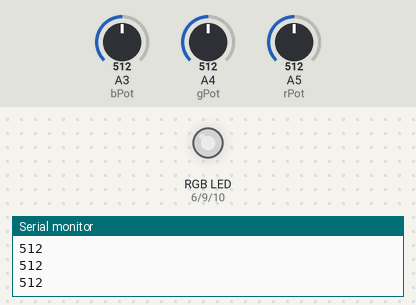
Bench run of a sketch on a simulated Arduino Uno, built with avr-gcc and run on an emulated ATmega328P. Shown: an RGB LED mixed from three pins (HIGH = lit), the last lines printed to the serial monitor. The inputs (shaded band) are chosen by the test bench; at power-on: A3 (bPot) = 512, A4 (gPot) = 512, A5 (rPot) = 512. Dim RGB values are drawn brighter than linear.

Above: at 1.2 s.
1.3 s: A3 (bPot) set to 716
At 2.5 s:
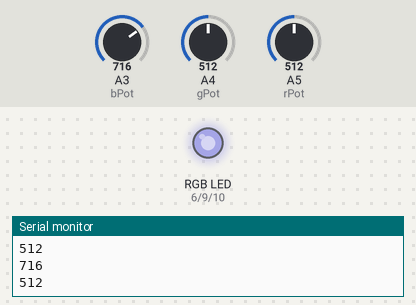
2.8 s: A4 (gPot) set to 900
At 3.7 s:
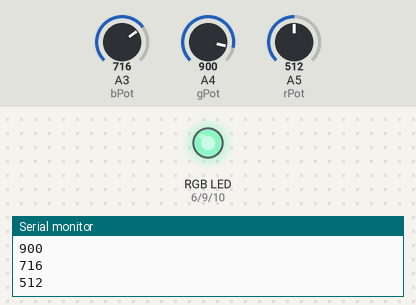
4.3 s: A5 (rPot) set to 122
At 4.8 s:
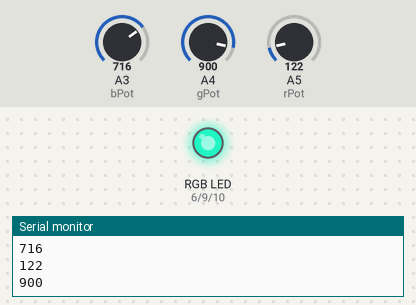
5.8 s: A5 (rPot) set to 0
At 6.4 s:
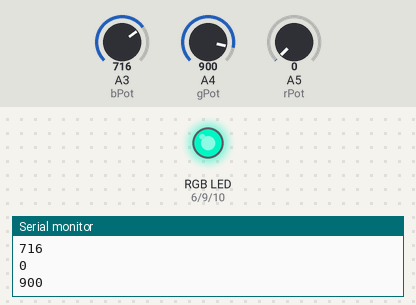
7.3 s: A3 (bPot) set to 511
At 8.3 s:
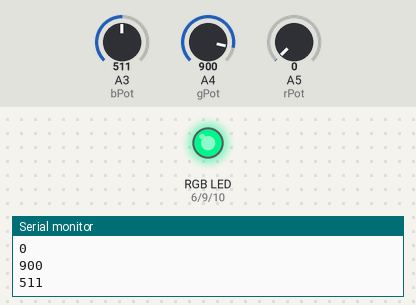
8.8 s: A4 (gPot) set to 511
At 9.4 s:
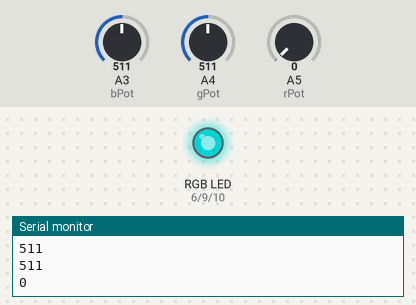
Timing chart, 0 to 11.3 s (numbered marks = the images above; inputs shaded):
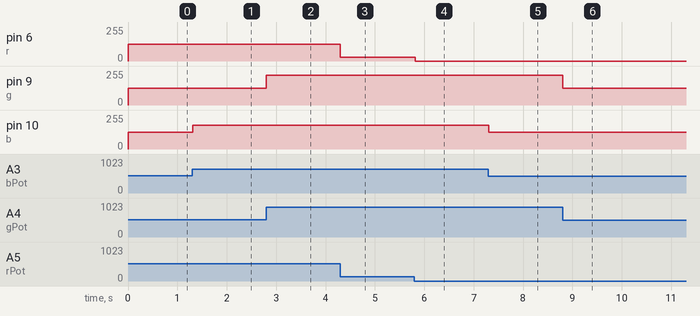

The sketch:

sourceCode.ino
```cpp
//MADE BY NABIL RIDHWANSHAH
//PLACE PIN OF RGB TO THE FOLLOWING PINS:
//
//RGB LED
//RED = 6;
//GREEN = 9;
//BLUE = 10;
//
//POTENTIOMETERS:
//RED = A5;
//GREEN = A4;
//BLUE = A3;
//
//INSTAGRAM: @NAB1LLL
//TWITTER: @SKRURAI1
//GITHUB: BUILTBYNABIL

int r = 6;
int g = 9;
int b = 10;

int rPot = A5;
int gPot = A4;
int bPot = A3;

void setup() {
  Serial.begin(9600);
  pinMode(r , OUTPUT);
  pinMode(g, OUTPUT);
  pinMode(b , OUTPUT);
}

void loop() {

  // TESTING SERIAL
  Serial.println(analogRead(rPot));
  Serial.println(analogRead(gPot));
  Serial.println(analogRead(bPot));

  // MAPPING
  int rMap = map(analogRead(rPot) , 0 , 1024 , 0 , 255);
  int gMap = map(analogRead(gPot) , 0 , 1024 , 0 , 255);
  int bMap = map(analogRead(bPot) , 0 , 1024 , 0 , 255);

  // CODE
  setColor(rMap , gMap , bMap);

}

void setColor(int rValue, int gValue, int bValue){
  analogWrite(r,rValue);
  analogWrite(g,gValue);
  analogWrite(b,bValue);
}
```

Measured:
- after the input at 1.3 s, pin 10 (b): 127/255 → 178/255 at once
- after the input at 2.8 s, pin 9 (g): 127/255 → 224/255 at once
- after the input at 4.3 s, pin 6 (r): 127/255 → 30/255 at once
- after the input at 5.8 s, pin 6 (r): 30/255 → 0/255 at once
- after the input at 7.3 s, pin 10 (b): 178/255 → 127/255 at once
- after the input at 8.8 s, pin 9 (g): 224/255 → 127/255 at once
